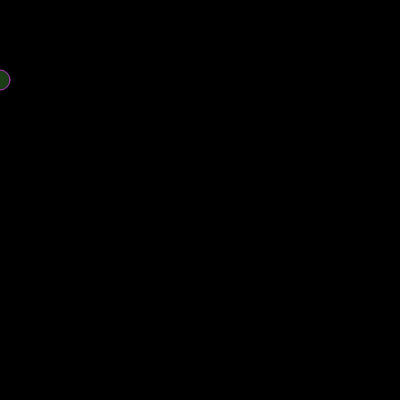
Frame 1 (no input)
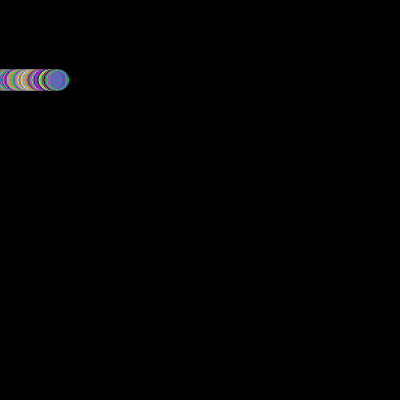
Frame 60 (no input)
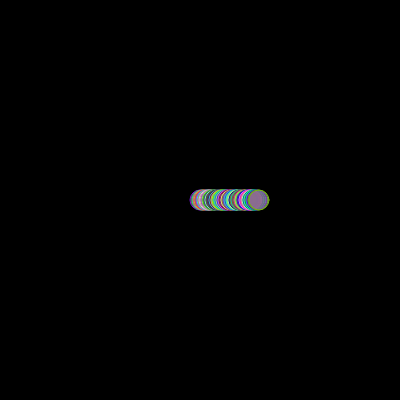
Frame 120 (the mouse pressed at the canvas centre since frame 60)

The p5.js sketch that drew these frames (run headless with seeded random() and noise() and a simulated clock; from frame 60 on, the mouse is pressed at the canvas centre):

// p5.js sketch
// ── sketch.js
function setup() {
    createCanvas(400, 400);
    background(0);
  }
  var x = 0,y=80;
  
  function draw() {
    //background(0);
    stroke(random(255), random(255), random(255));
    fill(random(255), random(255), random(255), 75);
  
    ellipse(x, y, 20, 20);
  
    x++;
  }
  
  function mousePressed() {
    background(0);
    x=mouseX;
    y=mouseY;
  }

// ── style.css
html, body {
    margin: 0;
    padding: 0;
    color:rgb(20, 31, 184);
  }
  
